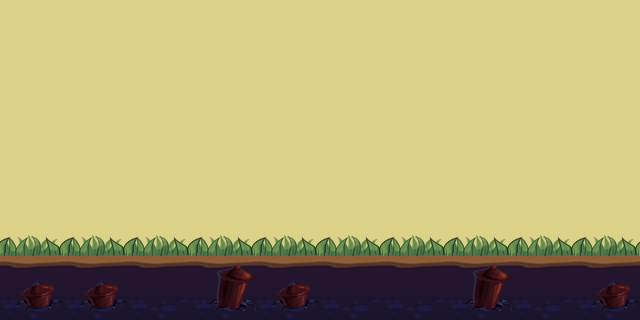

This is a level from a 2D game, rendered from its Tiled map with the project's own tilesets. A one-line summary and the map file follow, with tile-layer data summarised:
An orthogonal 20x10 tile map with 32x32 px tiles, 2 tile layers (background, grass) and 34 objects.

<map version="1.0" orientation="orthogonal" renderorder="right-down" width="20" height="10" tilewidth="32" tileheight="32" nextobjectid="41">
 <tileset firstgid="1" name="map" tilewidth="32" tileheight="32">
  <image source="map.png" width="128" height="128" />
 </tileset>
 <layer name="background" width="20" height="10">
  <data>[200 cells, 200 non-empty, 13 distinct tile ids]</data>
 </layer>
 <layer name="grass" width="20" height="10">
  <data>[200 cells, 20 non-empty, 2 distinct tile ids]</data>
 </layer>
 <objectgroup name="coin">
  <object id="1" x="256" y="64" />
  <object id="2" x="288" y="64" />
  <object id="3" x="352" y="64" />
  <object id="4" x="416" y="160" />
  <object id="5" x="224" y="192" />
  <object id="6" x="224" y="160" />
  <object id="7" x="416" y="128" />
  <object id="8" x="320" y="64" />
  <object id="9" x="224" y="128" />
  <object id="10" x="416" y="96" />
  <object id="11" x="416" y="192" />
  <object id="12" x="224" y="224" />
  <object id="13" x="288" y="224" />
  <object id="14" x="320" y="224" />
  <object id="15" x="352" y="224" />
  <object id="16" x="416" y="224" />
  <object id="17" x="288" y="192" />
  <object id="18" x="288" y="160" />
  <object id="19" x="320" y="160" />
  <object id="20" x="352" y="160" />
  <object id="21" x="352" y="192" />
  <object id="22" x="384" y="64" />
  <object id="23" x="224" y="96" />
  <object id="24" x="384" y="224" />
  <object id="25" x="256" y="224" />
  <object id="26" x="224" y="64" />
  <object id="27" x="416" y="64" />
  <object id="29" x="298" y="112" />
  <object id="30" x="273" y="133" />
  <object id="31" x="247" y="159" />
  <object id="32" x="339" y="111" />
  <object id="33" x="364" y="132" />
  <object id="34" x="388" y="158" />
  <object id="35" x="320" y="89" />
 </objectgroup>
 <objectgroup name="rock" />
</map>
